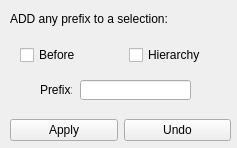
<?xml version="1.0" encoding="UTF-8"?>
<ui version="4.0">
 <class>Form</class>
 <widget class="QWidget" name="Form">
  <property name="geometry">
   <rect>
    <x>0</x>
    <y>0</y>
    <width>237</width>
    <height>148</height>
   </rect>
  </property>
  <property name="windowTitle">
   <string>Form</string>
  </property>
  <widget class="QLabel" name="prefix_lbl">
   <property name="geometry">
    <rect>
     <x>40</x>
     <y>80</y>
     <width>32</width>
     <height>20</height>
    </rect>
   </property>
   <property name="text">
    <string>Prefix:</string>
   </property>
   <property name="scaledContents">
    <bool>false</bool>
   </property>
  </widget>
  <widget class="QWidget" name="gridLayoutWidget">
   <property name="geometry">
    <rect>
     <x>10</x>
     <y>90</y>
     <width>221</width>
     <height>81</height>
    </rect>
   </property>
   <layout class="QGridLayout" name="gridLayout_3">
    <item row="0" column="0">
     <widget class="QPushButton" name="addPref_apply_btn_2">
      <property name="text">
       <string>Apply</string>
      </property>
     </widget>
    </item>
    <item row="0" column="1">
     <widget class="QPushButton" name="undo_btn_1">
      <property name="text">
       <string>Undo</string>
      </property>
     </widget>
    </item>
   </layout>
  </widget>
  <widget class="QWidget" name="gridLayoutWidget_2">
   <property name="geometry">
    <rect>
     <x>20</x>
     <y>30</y>
     <width>211</width>
     <height>51</height>
    </rect>
   </property>
   <layout class="QGridLayout" name="gridLayout_4">
    <item row="1" column="1">
     <widget class="QCheckBox" name="Hi_checkBx_2">
      <property name="text">
       <string>Hierarchy</string>
      </property>
     </widget>
    </item>
    <item row="1" column="0">
     <widget class="QCheckBox" name="Bfr_checkBx_2">
      <property name="text">
       <string>Before</string>
      </property>
     </widget>
    </item>
   </layout>
  </widget>
  <widget class="QLineEdit" name="pref_line">
   <property name="geometry">
    <rect>
     <x>80</x>
     <y>80</y>
     <width>111</width>
     <height>20</height>
    </rect>
   </property>
   <property name="text">
    <string/>
   </property>
  </widget>
  <widget class="QLabel" name="add_pref_lbl">
   <property name="geometry">
    <rect>
     <x>10</x>
     <y>10</y>
     <width>164</width>
     <height>18</height>
    </rect>
   </property>
   <property name="text">
    <string>ADD any prefix to a selection:</string>
   </property>
  </widget>
 </widget>
 <resources/>
 <connections/>
</ui>
